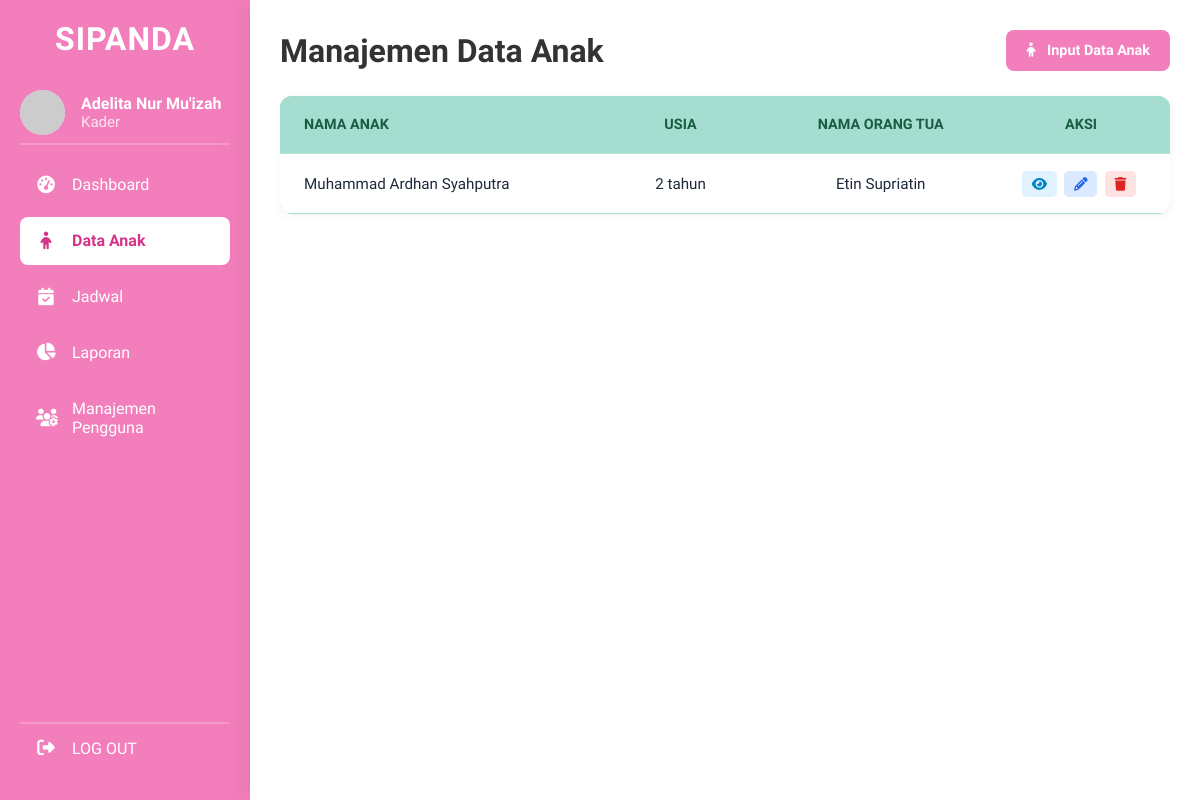
The app's page /data_anak.php (signed in) with its own data.
### tables this page shows
CREATE TABLE `balita` (
  `id_balita` int(11) NOT NULL,
  `nama_balita` varchar(100) NOT NULL,
  `nik_balita` varchar(16) NOT NULL,
  `tanggal_lahir` date NOT NULL,
  `jenis_kelamin` enum('Laki-laki','Perempuan') NOT NULL,
  `nama_orang_tua` varchar(100) NOT NULL,
  `alamat` text DEFAULT NULL,
  `foto_profil` varchar(255) DEFAULT NULL,
  `id_kader_pendaftar` int(11) DEFAULT NULL,
  `is_active` tinyint(1) NOT NULL DEFAULT 1,
  `created_at` timestamp NOT NULL DEFAULT current_timestamp()
);

### data_anak.php (the view, shortened to what this page needs)
<?php
require 'config/database.php';
$query_balita = "SELECT id_balita, nama_balita, tanggal_lahir, nama_orang_tua FROM balita ORDER BY nama_balita ASC";
$result_balita = $conn->query($query_balita);
include 'templates/header.php';
function hitungUmur($tanggal_lahir)
{
    $lahir = new DateTime($tanggal_lahir);
    $hari_ini = new DateTime();
    $umur = $hari_ini->diff($lahir);
    if ($umur->y > 0) {
        return $umur->y . " tahun";
    } else if ($umur->m > 0) {
        return $umur->m . " bulan";
    } else {
        return $umur->d . " hari";
    }
}
?>
<div class="dashboard-container">
    <aside class="sidebar">
        <div class="sidebar-header">
            <h2>SIPANDA</h2>
        </div>
        <div class="sidebar-user">
            <img src="https://ui-avatars.com/api/?name=<?= urlencode($_SESSION['nama_lengkap']) ?>&background=FBCFE8&color=B42373"
                alt="User Avatar">
            <div class="user-info">
                <h4><?= htmlspecialchars($_SESSION['nama_lengkap']) ?></h4>
                <p><?= htmlspecialchars(ucfirst($_SESSION['role'])) ?></p>
            </div>
        </div>
        <ul class="sidebar-nav">
            <li>
                <a href="dashboard_kader.php">
                    <i class="fa-solid fa-tachometer-alt"></i> Dashboard
                </a>
            </li>
            <li>
                <a href="data_anak.php" class="active">
                    <i class="fa-solid fa-child"></i> Data Anak
                </a>
            </li>
            <li>
                <a href="jadwal_imunisasi.php">
                    <i class="fa-solid fa-calendar-check"></i> Jadwal
                </a>
            </li>
            <li>
                <a href="laporan.php">
                    <i class="fa-solid fa-chart-pie"></i> Laporan
                </a>
            </li>
            <li>
                <a href="manajemen_pengguna.php">
                    <i class="fa-solid fa-users-cog"></i> Manajemen Pengguna
                </a>
            </li>
        </ul>
        <div class="sidebar-footer">
            <ul class="sidebar-nav">
                <li>
                    <a href="<?= BASE_URL ?>/logout.php">
                        <i class="fa-solid fa-right-from-bracket"></i> LOG OUT
                    </a>
                </li>
            </ul>
        </div>
    </aside>
    <main class="main-content">
        <div class="main-header">
            <div style="display: flex; align-items: center;">
                <h1 style="margin: 0;"> Manajemen Data Anak</h1>
            </div>
            <div class="header-actions">
                <a href="#" id="openModalAnakBtn" class="btn-primary">
                    <i class="fa-solid fa-child"></i> Input Data Anak
                </a>
            </div>
        </div>
        <div class="data-table-wrapper">
            <table class="data-table">
                <thead>
                    <tr>
                        <th>Nama Anak</th>
                        <th>Usia</th>
                        <th>Nama Orang Tua</th>
                        <th>Aksi</th>
                    </tr>
                </thead>
                <tbody>
                    <?php
                    if ($result_balita && $result_balita->num_rows > 0) {
                        while ($row = $result_balita->fetch_assoc()) {
                            echo "<tr>";
                            echo "<td>" . htmlspecialchars($row['nama_balita']) . "</td>";
                            echo "<td>" . hitungUmur($row['tanggal_lahir']) . "</td>";
                            echo "<td>" . htmlspecialchars($row['nama_orang_tua']) . "</td>";
                            echo "<td>
                                    <a href='detail_anak.php?id=" . $row['id_balita'] . "' class='btn-aksi btn-detail'><i class='fa-solid fa-eye'></i></a>
                                    <a href='edit_anak.php?id=" . $row['id_balita'] . "' class='btn-aksi btn-edit'><i class='fa-solid fa-pencil'></i></a>
                                    <a href='process/hapus_anak.php?id=" . $row['id_balita'] . "'
                                       class='btn-aksi btn-hapus'
                                       onclick=\"return confirm('Apakah Anda yakin ingin menghapus data anak ini? Data pemeriksaan dan imunisasi yang terkait juga akan terhapus permanen.');\">
                                       <i class='fa-solid fa-trash'></i>
                                    </a>
                                  </td>";
                            echo "</tr>";
                        }
                    } else {
                        echo "<tr><td colspan='4' style='text-align:center;'>Belum ada data anak.</td></tr>";
                    }
                    ?>
                </tbody>
            </table>
        </div>
    </main>
</div>
<?php include 'templates/footer.php'; ?>

### assets/css/style.css (style rules this page uses)
* { margin: 0; padding: 0; box-sizing: border-box; }
body { font-family: "Baloo 2", cursive; background-color: white; min-height: 100vh; }

### assets/css/dashboard.css (style rules this page uses)
*, *::before, *::after { box-sizing: border-box; }
body.dashboard-body { display: block; justify-content: normal; align-items: normal; min-height: 100vh; background-color: white; }
.dashboard-container { display: flex; width: 100%; min-height: 100vh; }
.sidebar { width: 250px; background-color: #f37ebc; color: white; display: flex; flex-direction: column; padding: 20px; flex-shrink: 0; box-sizing: border-box; position: sticky; top: 0; height: 100vh; }
.sidebar-header { margin-bottom: 2rem; }
.sidebar-header h2 { font-size: 32px; font-weight: 700; text-align: center; letter-spacing: 1px; }
.sidebar-user { display: flex; align-items: center; margin-bottom: 1rem; padding-bottom: 0.5rem; border-bottom: 2px solid rgba(255, 255, 255, 0.2); }
.sidebar-user img { width: 45px; height: 45px; border-radius: 50%; margin-right: 1rem; background-color: #fbcfe8; }
.user-info h4 { font-size: 1rem; font-weight: 600; margin: 0; }
.user-info p { font-size: 15px; margin: 0; opacity: 0.8; }
.sidebar-nav { list-style: none; padding: 0; margin: 0; flex-grow: 1; }
.sidebar-nav li { margin-bottom: 0.5rem; }
.sidebar-nav a { display: flex; align-items: center; padding: 0.9rem 1rem; border-radius: 0.5rem; text-decoration: none; color: white; font-weight: 500; transition: background-color 0.2s ease; }
.sidebar-nav a i { width: 20px; margin-right: 1rem; font-size: 1.1rem; text-align: center; }
.sidebar-nav a.active { background-color: white; color: #d6338a; font-weight: 600; }
.sidebar-footer { margin-top: 0.5rem; border-top: 2px solid rgba(255, 255, 255, 0.2); }
.main-content { flex-grow: 1; padding: 1.5rem 2rem; background-color: #ffffff; box-shadow: -10px 0 25px rgba(0, 0, 0, 0.05); z-index: 10; }
.main-header { display: flex; justify-content: flex-start; align-items: center; margin-bottom: 0.5rem; }
.main-header h1 { font-size: 2rem; font-weight: 700; color: #333333; }
.header-actions { display: flex; gap: 1rem; justify-content: flex-start; }
.btn-primary { background-color: #f37ebc; color: white; padding: 0.75rem 1.25rem; border: none; border-radius: 0.5rem; font-weight: 600; font-size: 0.9rem; cursor: pointer; text-decoration: none; transition: background-color 0.2s ease; }
.btn-primary i { margin-right: 0.5rem; }
.data-table-wrapper { width: 100%; overflow-x: auto; border-radius: 0.75rem; overflow: hidden; background-color: #a5ded0; box-shadow: 0 2px 8px rgba(0, 0, 0, 0.05); }
.data-table { width: 100%; border-collapse: collapse; background-color: transparent; }
.data-table th, .data-table td { padding: 1.25rem; text-align: center; border-bottom: 1px solid #a5ded0; }
.data-table th { background-color: #a5ded0; color: #1a5d44; font-size: 0.9rem; text-transform: uppercase; font-weight: 800; border-bottom: 2px solid rgba(255, 255, 255, 0.2); }
.data-table td { background-color: #ffffff; font-size: 0.95rem; color: #1e293b; transition: background-color 0.2s; }
.data-table th:nth-child(1), .data-table td:nth-child(1) { width: 35%; text-align: left; padding-left: 1.5rem; }
.data-table th:nth-child(2), .data-table td:nth-child(2) { width: 20%; text-align: center; }
.data-table th:nth-child(3), .data-table td:nth-child(3) { width: 25%; text-align: center; }
.data-table th:nth-child(4), .data-table td:nth-child(4) { width: 20%; text-align: center; }
.btn-aksi { text-decoration: none; padding: 0.3rem 0.6rem; border-radius: 0.3rem; margin-right: 0.25rem; font-size: 0.85rem; }
.btn-aksi.btn-edit { background-color: #dbeafe; color: #2563eb; }
.btn-aksi.btn-hapus { background-color: #fee2e2; color: #dc2626; }
.btn-aksi.btn-detail { background-color: #e0f2fe; color: #0284c7; }
* { transition: all 0.2s ease-in-out; }
.main-content { padding: 30px; }
.main-header { display: flex; justify-content: space-between; align-items: center; margin-bottom: 25px; }

### records on screen
balita: nama_balita "Muhammad Ardhan Syahputra", tanggal_lahir "2 tahun", nama_orang_tua "Etin Supriatin"

### other values on screen
$_SESSION['nama_lengkap'] "Adelita Nur Mu'izah"
$_SESSION['role'] "Kader"
